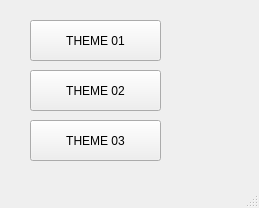
<?xml version="1.0" encoding="UTF-8"?>
<ui version="4.0">
 <class>winThemes</class>
 <widget class="QMainWindow" name="winThemes">
  <property name="geometry">
   <rect>
    <x>0</x>
    <y>0</y>
    <width>259</width>
    <height>208</height>
   </rect>
  </property>
  <property name="windowTitle">
   <string>MainWindow</string>
  </property>
  <widget class="QWidget" name="centralwidget">
   <widget class="QPushButton" name="btnTheme1">
    <property name="geometry">
     <rect>
      <x>30</x>
      <y>20</y>
      <width>131</width>
      <height>41</height>
     </rect>
    </property>
    <property name="text">
     <string>THEME 01</string>
    </property>
   </widget>
   <widget class="QPushButton" name="btnTheme3">
    <property name="geometry">
     <rect>
      <x>30</x>
      <y>120</y>
      <width>131</width>
      <height>41</height>
     </rect>
    </property>
    <property name="text">
     <string>THEME 03</string>
    </property>
   </widget>
   <widget class="QPushButton" name="btnTheme2">
    <property name="geometry">
     <rect>
      <x>30</x>
      <y>70</y>
      <width>131</width>
      <height>41</height>
     </rect>
    </property>
    <property name="text">
     <string>THEME 02</string>
    </property>
   </widget>
  </widget>
  <widget class="QMenuBar" name="menubar">
   <property name="geometry">
    <rect>
     <x>0</x>
     <y>0</y>
     <width>259</width>
     <height>24</height>
    </rect>
   </property>
  </widget>
  <widget class="QStatusBar" name="statusbar"/>
 </widget>
 <resources/>
 <connections/>
</ui>
